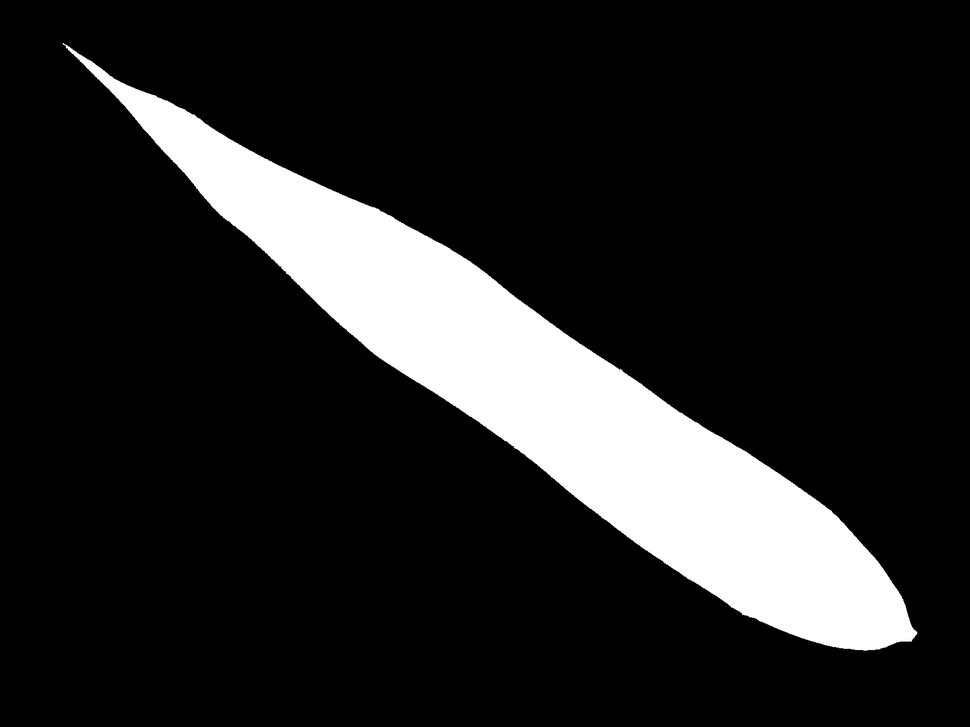
#> input picture input/1-with-apriltags_binary_mask.png, 970 x 727 px, shrunk from 1600 x 1200 before the run; its folder holds only this picture in this run
$ python get_curvature.py
#> lines starting #> are read from the running program, lines starting #| are printed output that depends on the picture; after the words box and inside, x2 and y2 are one past the last pixel; in counts of white or black regions, pixels touching at a corner belong together; long printed decimals are rounded
import argparse
import os
import sys

import cv2
import numpy as np
import matplotlib.pyplot as plt

IMAGE_EXTS = (".png", ".jpg", ".jpeg", ".bmp", ".tif", ".tiff")


def ensure_binary_leaf_mask(mask):
    """
    Convert input mask to a clean binary mask:
    background = 0, leaf = 255
    """
    if mask.ndim == 3:
        mask = cv2.cvtColor(mask, cv2.COLOR_BGR2GRAY)

    # Inputs are 0/1 segmentation masks (also handle 0/255). Convention:
    # nonzero = leaf, zero = background. Do NOT auto-invert based on area —
    # a leaf that fills more than half the frame would get flipped, and the
    # external contour would then trace the image border instead of the leaf.
    mask = (mask > 0).astype(np.uint8) * 255

    return mask


def morphological_close(mask, kernel_size=3):
    kernel = np.ones((kernel_size, kernel_size), np.uint8)
    return cv2.morphologyEx(mask, cv2.MORPH_CLOSE, kernel)


def extract_largest_contour(mask):
    """
    Return largest external contour as ordered Nx2 points.
    """
    contours, _ = cv2.findContours(mask, cv2.RETR_EXTERNAL, cv2.CHAIN_APPROX_NONE)
    if len(contours) == 0:
        raise ValueError("No contour found in the mask.")

    contour = max(contours, key=cv2.contourArea)
    points = contour[:, 0, :].astype(np.float64)

    if len(points) < 5:
        raise ValueError("Contour has too few points.")

    return points


def moving_average_closed_contour(points, window_size=5):
    """
    Moving average smoothing on a closed contour.
    """
    n = len(points)
    half = window_size // 2
    smoothed = []

    for i in range(n):
        idx = [(i + j) % n for j in range(-half, half + 1)]
        smoothed.append(points[idx].mean(axis=0))

    return np.array(smoothed, dtype=np.float64)


def compute_curvature_from_5_points(points5):
    """
    Compute curvature at the middle point of 5 boundary points using a
    degree-4 polynomial (with 5 points and degree 4 this is an exact fit,
    i.e., the Lagrange interpolating polynomial as specified in the paper).

    Paper (Sect. 4.1.2): the slope of the chord between the first and the
    fifth point is computed. If the chord angle (in degrees, measured from
    the x-axis and folded into [0, 180)) is > 135 or < 45, the chord is
    near-horizontal and the polynomial is built "according to the y axis"
    (i.e., y = f(x)). Otherwise the chord is near-vertical and the
    polynomial is built "according to the x axis" (i.e., x = f(y)).
    """
    points5 = np.asarray(points5, dtype=np.float64)
    x = points5[:, 0]
    y = points5[:, 1]

    # Chord angle from point 1 to point 5, folded to [0, 180).
    angle = np.degrees(np.arctan2(y[-1] - y[0], x[-1] - x[0]))
    if angle < 0.0:
        angle += 180.0

    if angle > 135.0 or angle < 45.0:
        # Near-horizontal chord -> fit y = f(x)
        independent = x
        dependent = y
        t0 = x[2]
    else:
        # Near-vertical chord -> fit x = f(y)
        independent = y
        dependent = x
        t0 = y[2]

    # Need distinct independent values for an exact 5-point fit.
    if len(np.unique(independent)) < 5:
        return np.nan

    coeffs = np.polyfit(independent, dependent, deg=4)
    d1 = np.polyder(coeffs, 1)
    d2 = np.polyder(coeffs, 2)

    f1 = np.polyval(d1, t0)
    f2 = np.polyval(d2, t0)

    return abs(f2) / ((1.0 + f1 ** 2) ** 1.5)


def curvature_series(points, fit_window=5, step=1):
    """
    Compute curvature along the contour using a 5-point local window.

    step=1  -> dense sampling
    step=5  -> literally every 5 points
    """
    n = len(points)
    half = fit_window // 2

    values = []
    indices = []

    for i in range(0, n, step):
        idx = [(i + j) % n for j in range(-half, half + 1)]
        pts5 = points[idx]
        kappa = compute_curvature_from_5_points(pts5)

        if np.isfinite(kappa):
            values.append(kappa)
            indices.append(i)

    return np.array(indices), np.array(values, dtype=np.float64)


def remove_outliers_sigma(values, sigma=2.0):
    """
    Remove values outside mean ± sigma * std.
    Returns filtered values and keep-mask.
    """
    if len(values) == 0:
        return values, np.array([], dtype=bool)

    mu = np.mean(values)
    std = np.std(values)

    if std < 1e-12:
        keep = np.ones(len(values), dtype=bool)
    else:
        lower = mu - sigma * std
        upper = mu + sigma * std
        keep = (values >= lower) & (values <= upper)

    return values[keep], keep


# [72 lines left out: function plot_curvature_stages, not called in this run]

def extract_leaf_curvature_feature(
    binary_mask,
    close_kernel_size=3,
    moving_avg_window=5,
    fit_window=5,
    sigma=2.0,
    step=1,
    visualize=False,
    show_image=False,
    save_plot_path=None
):
    """
    Main runtime function.

    Returns:
        feature_value
        debug_info
    """
    # 1. Prepare mask
    mask = ensure_binary_leaf_mask(binary_mask)

    # 2. Morphological closing
    mask_closed = morphological_close(mask, kernel_size=close_kernel_size)

    # 3. Boundary extraction
    contour = extract_largest_contour(mask_closed)

    # 4. Raw curvature
    _, raw_curv = curvature_series(contour, fit_window=fit_window, step=step)

    # 5. Outlier removal on raw curvature
    raw_filtered, _ = remove_outliers_sigma(raw_curv, sigma=sigma)

    # 6. Moving average on contour, then curvature
    smooth_contour = moving_average_closed_contour(contour, window_size=moving_avg_window)
    _, smooth_curv = curvature_series(smooth_contour, fit_window=fit_window, step=step)

    # 7. Outlier removal after moving average
    smooth_filtered, _ = remove_outliers_sigma(smooth_curv, sigma=sigma)

    if len(smooth_filtered) == 0:
        raise ValueError("No valid curvature values remain after filtering.")

    # 8. Final representative feature = variance / mean^2
    mean_k = np.mean(smooth_filtered)
    var_k = np.var(smooth_filtered)

    if abs(mean_k) < 1e-12:
        feature_value = np.nan
    else:
        feature_value = var_k / (mean_k ** 2)

    # 9. Optional visualization during runtime
    if visualize:
        plot_curvature_stages(
            leaf_mask=mask_closed,
            raw_curv=raw_curv,
            raw_filtered=raw_filtered,
            smooth_curv=smooth_curv,
            smooth_filtered=smooth_filtered,
            curvature_score=feature_value,
            save_path=save_plot_path,
            show=show_image
        )

    debug_info = {
        "mask_closed": mask_closed,
        "contour": contour,
        "raw_curvature": raw_curv,
        "raw_curvature_filtered": raw_filtered,
        "smooth_curvature": smooth_curv,
        "smooth_curvature_filtered": smooth_filtered,
        "mean_curvature_final": mean_k,
        "variance_curvature_final": var_k,
    }

    return feature_value, debug_info

def render_contour_with_score(image_shape, contour, curvature_score):
    """
    Render the detected boundary points on a black canvas the same size as the
    input mask, then overlay the curvature score in the top-right in vivid red.
    """
    h, w = image_shape[:2]
    canvas = np.zeros((h, w, 3), dtype=np.uint8)

    # Plot each detected boundary point as a single pixel (green, BGR).
    pts = np.round(np.asarray(contour)).astype(np.int32)
    xs = np.clip(pts[:, 0], 0, w - 1)
    ys = np.clip(pts[:, 1], 0, h - 1)
    canvas[ys, xs] = (0, 255, 0)

    text = f"Curvature: {curvature_score:.6f}" if np.isfinite(curvature_score) else "Curvature: nan"

    font = cv2.FONT_HERSHEY_SIMPLEX
    font_scale = max(0.6, min(w, h) / 900.0)
    thickness = max(2, int(round(font_scale * 2)))

    (text_w, text_h), baseline = cv2.getTextSize(text, font, font_scale, thickness)
    margin = max(10, int(round(font_scale * 15)))
    x = w - text_w - margin
    y = margin + text_h

    cv2.rectangle(
        canvas,
        (x - 6, y - text_h - 6),
        (x + text_w + 6, y + baseline + 6),
        (0, 0, 0),
        thickness=cv2.FILLED,
    )
    cv2.putText(canvas, text, (x, y), font, font_scale, (0, 0, 255), thickness, cv2.LINE_AA)
    return canvas


def process_image(in_path, output_folder, step=1, save_plot=False, show_plot=False):
    """Process a single mask image. Returns curvature value, or None on failure."""
    fname = os.path.basename(in_path)
    mask = cv2.imread(in_path, cv2.IMREAD_GRAYSCALE)

    if mask is None:
        print(f"  [skip] {fname}: could not read")
        return None

    stem, ext = os.path.splitext(fname)
    plot_path = os.path.join(output_folder, f"{stem}_plot.png") if save_plot else None

    try:
        feature_value, debug = extract_leaf_curvature_feature(
            binary_mask=mask,
            close_kernel_size=3,
            moving_avg_window=5,
            fit_window=5,
            sigma=2.0,
            step=step,
            visualize=(save_plot or show_plot),
            show_image=show_plot,
            save_plot_path=plot_path,
        )
    except Exception as exc:
        print(f"  [skip] {fname}: {exc}")
        return None

    annotated = render_contour_with_score(mask.shape, debug["contour"], feature_value)
    out_path = os.path.join(output_folder, f"{stem}_curvature{ext}")
    cv2.imwrite(out_path, annotated)

    msg = f"  {fname}: curvature = {feature_value:.6f} -> {out_path}"
    if plot_path:
        msg += f" (plot: {plot_path})"
    print(msg)
    return feature_value


def process_folder(input_folder, output_folder, step=1, save_plot=False, show_plot=False):
    if not os.path.isdir(input_folder):
        raise NotADirectoryError(f"Input folder does not exist: {input_folder}")

    os.makedirs(output_folder, exist_ok=True)

    files = sorted(
        f for f in os.listdir(input_folder)
        if f.lower().endswith(IMAGE_EXTS)
    )
    if not files:
        print(f"No images found in {input_folder}")
        return

    print(f"Found {len(files)} image(s) in {input_folder}")

    for fname in files:
        in_path = os.path.join(input_folder, fname)
        process_image(
            in_path,
            output_folder,
            step=step,
            save_plot=save_plot,
            show_plot=show_plot,
        )
#> in process_image, mask is the input picture: shape (727, 970); min 0, max 255, mean 36.7
#> in ensure_binary_leaf_mask, `mask = (mask > 0).astype(np.uint8) * 255`:
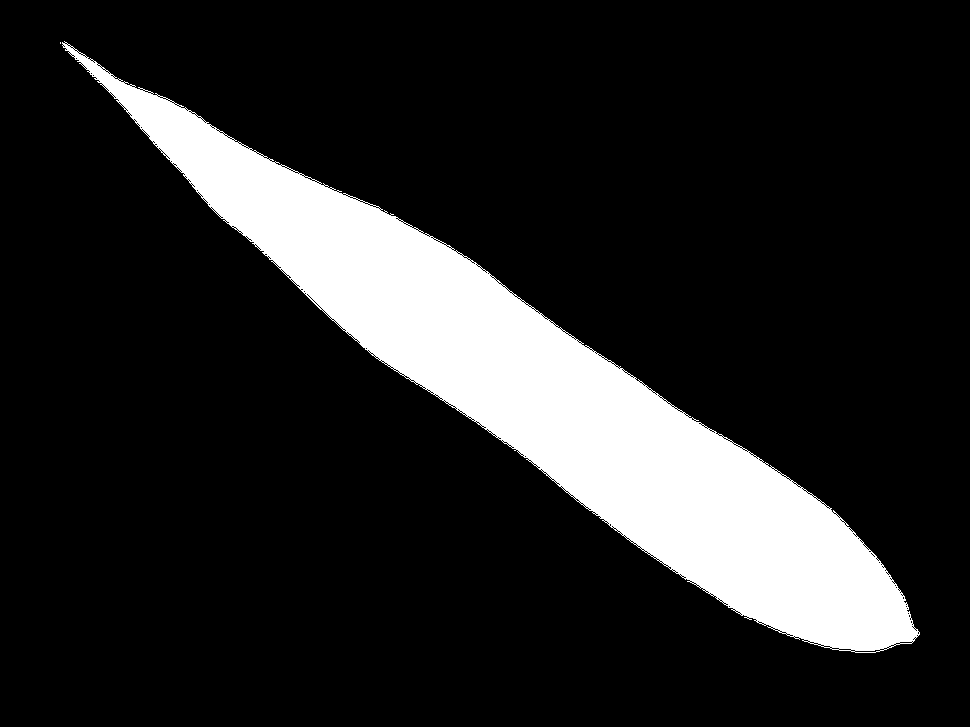
#> mask: shape (727, 970); 14.8% white; 2 white regions (1 under 20 px), largest, box (x1, y1, x2, y2) and area: (62, 41, 920, 653) 104568
#> in morphological_close, `return cv2.morphologyEx(mask, cv2.MORPH_CLOSE, kernel)`:
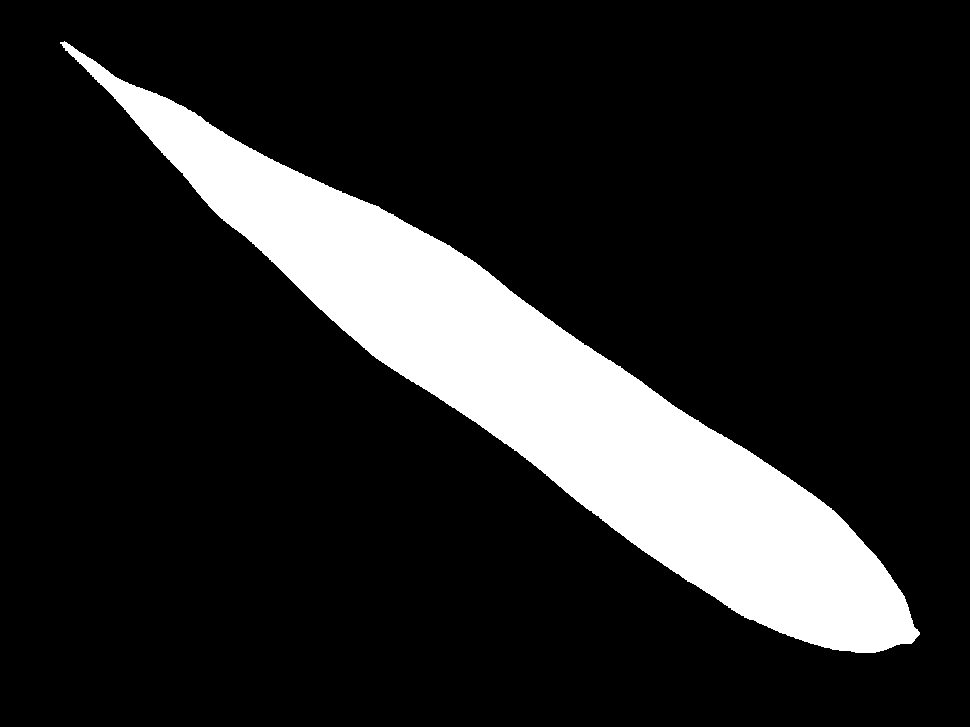
#> returned value: shape (727, 970); 15.1% white; 1 white region
#> in extract_largest_contour, `contours, _ = cv2.findContours(mask, cv2.RETR_EXTERNAL, cv2.CHAIN_APPR..`: contours = 1 contour; box (x1, y1, x2, y2) and area: (60, 41, 920, 653) 105298
#> in extract_largest_contour, `contour = max(contours, key=cv2.contourArea)`: contour = contour of 1817 points, box (x1, y1, x2, y2) (60, 41, 920, 653), area 105298
#> in extract_largest_contour, `points = contour[:, 0, :].astype(np.float64)`: points = 1817 pairs, first value 60 to 919, second value 41 to 652
#> in extract_leaf_curvature_feature, `contour = extract_largest_contour(mask_closed)`: contour has the same summary as points in extract_largest_contour
#> in curvature_series, `n = len(points)`: n = 1817
#> the loop in curvature_series, `for i in range(0, n, step):` made 364 passes
#> (idx, angle in compute_curvature_from_5_points, independent in compute_curvature_from_5_points, dependent in compute_curvature_from_5_points, t0 in compute_curvature_from_5_points, coeffs in compute_curvature_from_5_points, d1 in compute_curvature_from_5_points, d2 in compute_curvature_from_5_points) on passes 1, 5: ([1815, 1816, 0, 1, 2], 180, [66, 65, 64, 63, 62], [42, 42, 41, 42, 42], 64, [-0.25, 64, -6142.8, 261984, -4189143], [-1, 192, -12285.5, 261984], [-3, 384, -12285.5]), ([18, 19, 20, 21, 22], 45, [52, 53, 54, 55, 56], [68, 69, 70, 71, 72], 54, [1.73e-15, -3.75e-13, 3.05e-11, 1, 16], [6.9e-15, -1.12e-12, 6.1e-11, 1], [2.07e-14, -2.25e-12, 6.1e-11])
#> in render_contour_with_score, `cv2.rectangle( canvas, (x - 6, y - text_h - 6), (x + text_w + 6, y + b..`:
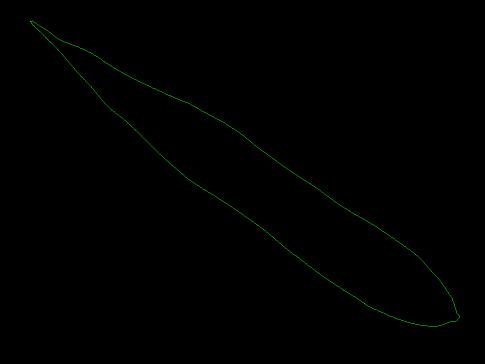
#> canvas: shape (727, 970, 3) (shown at 1/2 size); mean of channels 0, 1, 2 0, 0.7, 0; drawn as B, G, R
#> in render_contour_with_score, `cv2.putText(canvas, text, (x, y), font, font_scale, (0, 0, 255), thick..`:
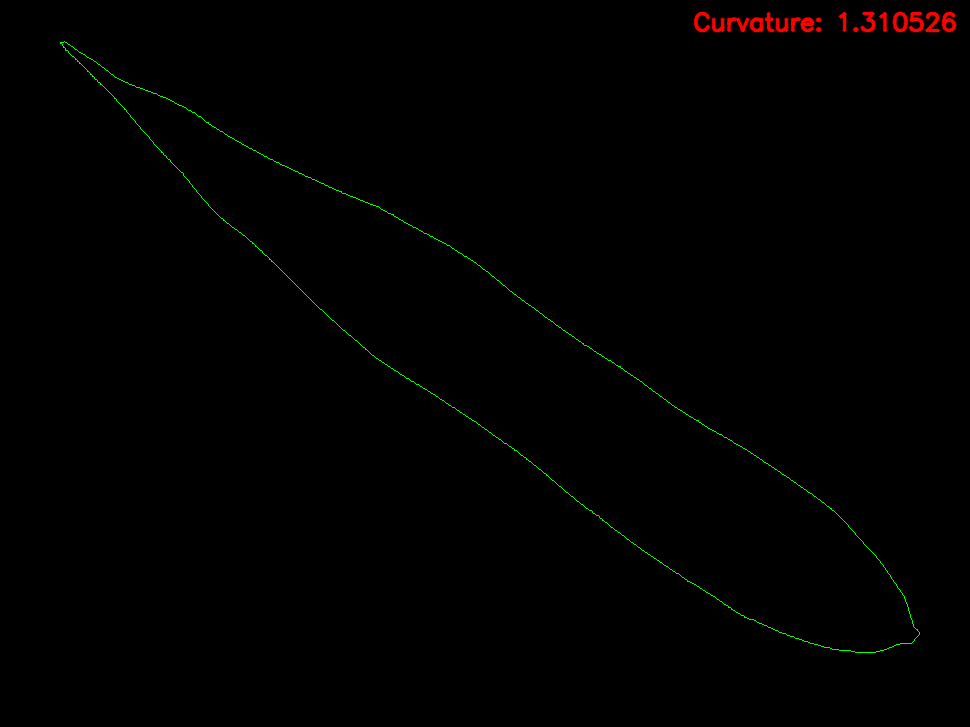
#> canvas: shape (727, 970, 3); 0.44% of pixels changed, all inside (x1, y1, x2, y2) = (693, 11, 958, 33); drawn as B, G, R
#|   1-with-apriltags_binary_mask.png: curvature = 1.311 -> output/1-with-apriltags_binary_mask_curvature.png


if __name__ == "__main__":
    parser = argparse.ArgumentParser(
        description="Compute leaf curvature for a binary mask image, or every "
                    "binary mask image in a folder."
    )
    parser.add_argument(
        "-i", "--input",
        default="input",
        help="A mask image file OR a folder containing mask images. Default: ./input",
    )
    parser.add_argument(
        "-o", "--output",
        dest="output_folder",
        default="output",
        help="Folder to write annotated images (and plots) into. Default: ./output",
    )
    parser.add_argument(
        "--step",
        type=int,
        default=5,
        help="Curvature sampling step. Use 5 for stricter 5-point interval sampling.",
    )
    parser.add_argument(
        "--plot",
        action="store_true",
        help="Save the 5-panel matplotlib debug plot for each image "
             "as <stem>_plot.png in the output folder.",
    )
    parser.add_argument(
        "--show-plot",
        action="store_true",
        help="Also display the debug plot interactively (blocks until closed). "
             "Implies --plot's figure generation but does not require saving.",
    )
    args = parser.parse_args()

    os.makedirs(args.output_folder, exist_ok=True)

    if os.path.isfile(args.input):
        process_image(
            args.input,
            args.output_folder,
            step=args.step,
            save_plot=args.plot,
            show_plot=args.show_plot,
        )
    elif os.path.isdir(args.input):
        try:
            process_folder(
                args.input,
                args.output_folder,
                step=args.step,
                save_plot=args.plot,
                show_plot=args.show_plot,
            )
        except NotADirectoryError as exc:
            print(exc, file=sys.stderr)
            sys.exit(1)
    else:
        print(f"Input path does not exist: {args.input}", file=sys.stderr)
        sys.exit(1)
